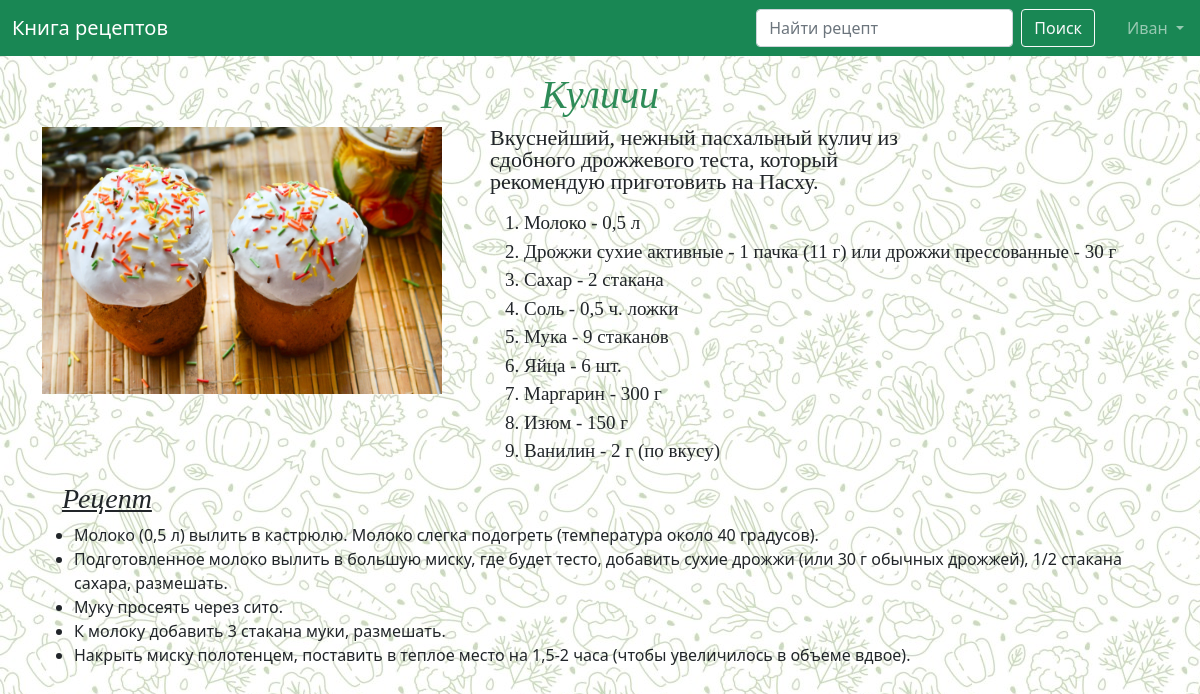
The page /recipe/1 (signed in) on the database its author committed.
### data/users.py (models this page shows, shortened)
class User(SqlAlchemyBase, UserMixin):
    __tablename__ = 'users'
    id = sqlalchemy.Column(sqlalchemy.Integer,
                           primary_key=True, autoincrement=True)
    user_role = sqlalchemy.Column(sqlalchemy.Integer,
                                  sqlalchemy.ForeignKey('users_roles.id'))
    role = orm.relationship('UserRole')
    recipes = orm.relationship('Recipes', back_populates='user')
    favorite_recipes = orm.relationship('Recipes',
                                        secondary="favorite_recipes",
                                        backref="users", lazy="subquery")
    surname = sqlalchemy.Column(sqlalchemy.String)
    name = sqlalchemy.Column(sqlalchemy.String)
    email = sqlalchemy.Column(sqlalchemy.String, unique=True)
    hashed_password = sqlalchemy.Column(sqlalchemy.String)
    modified_date = sqlalchemy.Column(sqlalchemy.DateTime,
                                      default=datetime.datetime.now)

### data/recipes.py (models this page shows)
class Recipes(SqlAlchemyBase):
    __tablename__ = 'recipes'
    id = sqlalchemy.Column(sqlalchemy.Integer,
                           primary_key=True, autoincrement=True)
    title = sqlalchemy.Column(sqlalchemy.String)
    description = sqlalchemy.Column(sqlalchemy.String)
    picture_name = sqlalchemy.Column(sqlalchemy.String, nullable=False)
    ingredients = sqlalchemy.Column(sqlalchemy.String)
    recipe = sqlalchemy.Column(sqlalchemy.String)
    user_id = sqlalchemy.Column(sqlalchemy.Integer,
                                sqlalchemy.ForeignKey("users.id"))
    categories = orm.relationship("Category",
                                  secondary="recipe_to_category",
                                  backref="recipes")
    user = orm.relationship('User')
    created_date = sqlalchemy.Column(sqlalchemy.DateTime, default=datetime.datetime.now)

### main.py (the view)
@app.route('/recipe/<int:recipe_id>')
def show_one_recipe(recipe_id):
    db_sess = db_session.create_session()
    recipe = db_sess.query(Recipes).get(recipe_id)
    return render_template('recipe.html', title=f'{recipe.title}', recipe=recipe)

### data/db_session.py (called while the page is built)
def create_session() -> Session:
    global __factory
    return __factory()

### main.py (called while the page is built)
@login_manager.user_loader
def load_user(user_id):
    db_sess = db_session.create_session()
    return db_sess.query(User).get(user_id)

### templates/recipe.html
{% extends "base.html" %}
{% block content %}
<h1 class="text-center fst-italic fst-bold"
    style="font-family: cursive; color: #2E8B57; margin-top: 15px;">{{ recipe.title }}</h1>
<img src="/static/img/{{ recipe.picture_name }}" style="width: 400px; float: left;" class="me-5">
<p style="margin-right: 200px; font-size: 22px; font-family: serif;" class="lh-1">{{ recipe.description }}</p>
<ol style="margin-left: 450px;">
    {% for item in recipe.ingredients.split('\n') %}
    <li style="font-family: serif; font-size: 19px;">{{ item }}</li>
    {% endfor %}
</ol>
<h3 style="margin-left: 20px; font-family: fantasy; font-style: italic;"
    class="text-decoration-underline">Рецепт</h3>
<ul>
    {% for step in recipe.recipe.split('\n') %}
    <li>{{ step }}</li>
    {% endfor %}
</ul>
{% endblock %}

### templates/base.html (shortened to what this page needs)
<!doctype html>
<html lang="en">
  <head>
    <link rel="stylesheet" href="/static/css/base.css">
    <link href="https://cdn.jsdelivr.net/npm/bootstrap@5.0.2/dist/css/bootstrap.min.css" rel="stylesheet">
  </head>
  <body>
  <header>
  <nav class="navbar navbar-expand-lg navbar-dark bg-success">
  <div class="container-fluid me-1">
    <a class="navbar-brand" href="/">Книга рецептов</a>
   <form class="d-flex justify-content-start" action="search" method="get">
     <input class="form-control me-2" type="search" placeholder="Найти рецепт" aria-label="Search" name="recipe_query">
     <button class="btn btn-outline-light me-2" type="submit">Поиск</button>
  </form>
  </div>
    <div class="collapse navbar-collapse" id="navbarSupportedContent">
      <ul class="navbar-nav me-2">
        {% if current_user.is_authenticated %}
        <li class="nav-item dropdown">
          <a class="nav-link dropdown-toggle" href="#" id="navbarDropdown" role="button" data-bs-toggle="dropdown" aria-expanded="false">
            {{ current_user.name }}
          </a>
        {% endif %}
      </ul>
  </div>
</nav>
</header>
  <main role="main" class="container">
      {% block content %}{% endblock %}
  </main>
  </body>
</html>

### static/css/base.css (style rules this page uses)
body { background-image: url(/static/img/background_image.jpg); }

### rows shown on the page
User: name "Иван"
Recipes: title "Куличи", picture_name (picture), description "Вкуснейший, нежный пасхальный кулич из сдобного дрожжевого теста, который рекомендую приготовить на Пасху."

### other values the page prints
{{ item }} "Молоко - 0,5 л" "Дрожжи сухие активные - 1 пачка (11 г) или дрожжи прессованные - 30 г" "Сахар - 2 стакана" "Соль - 0,5 ч. ложки" "Мука - 9 стаканов" "Яйца - 6 шт." "Маргарин - 300 г" "Изюм - 150 г" "Ванилин - 2 г (по вкусу)"
{{ step }} "Молоко (0,5 л) вылить в кастрюлю. Молоко слегка подогреть (температура около 40 градусов)." "Подготовленное молоко вылить в большую миску, где будет тесто, добавить сухие дрожжи (или 30 г обычных дрожжей), 1/2 стакана сахара, размешать." "Муку просеять через сито." "К молоку добавить 3 стакана муки, размешать." "Накрыть миску полотенцем, поставить в теплое место на 1,5-2 часа (чтобы увеличилось в объеме вдвое)."
